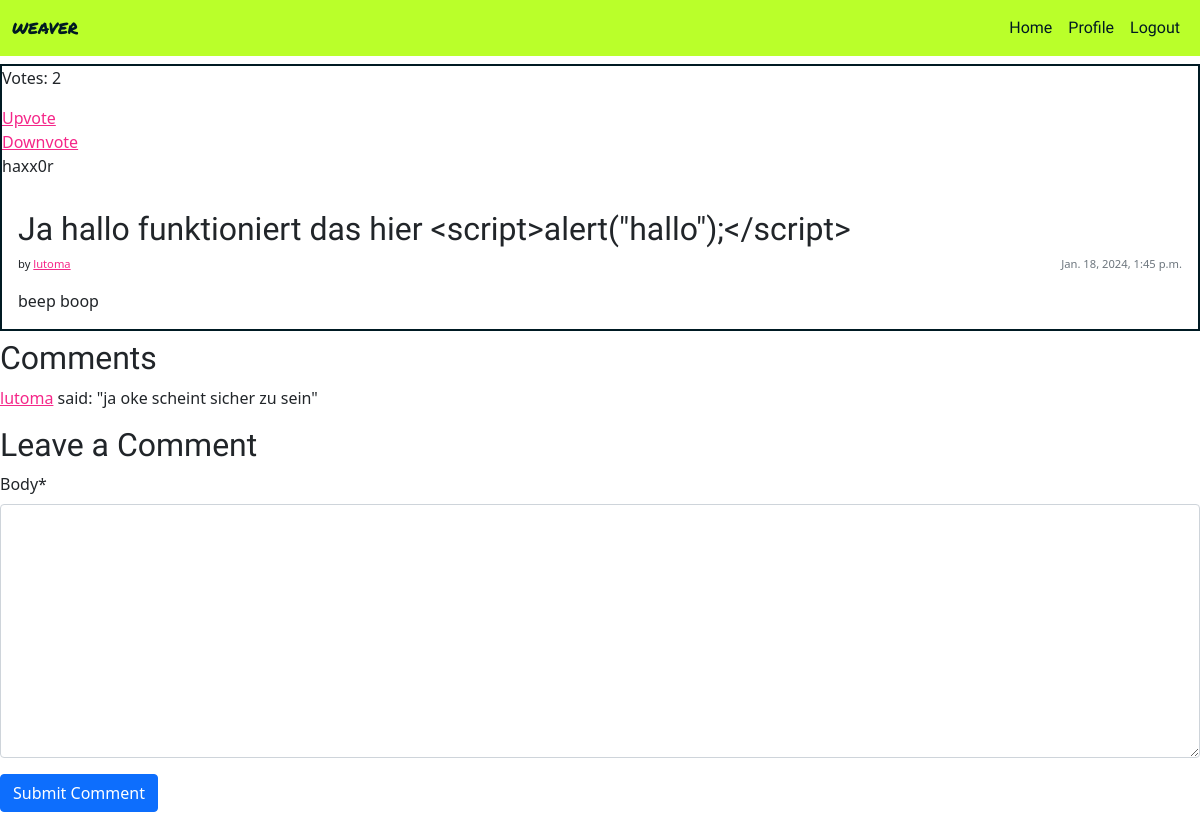
The app's page /thread/ja-hallo-funktioniert-das-hier-scriptalerthalloscript/ (signed in), older data.
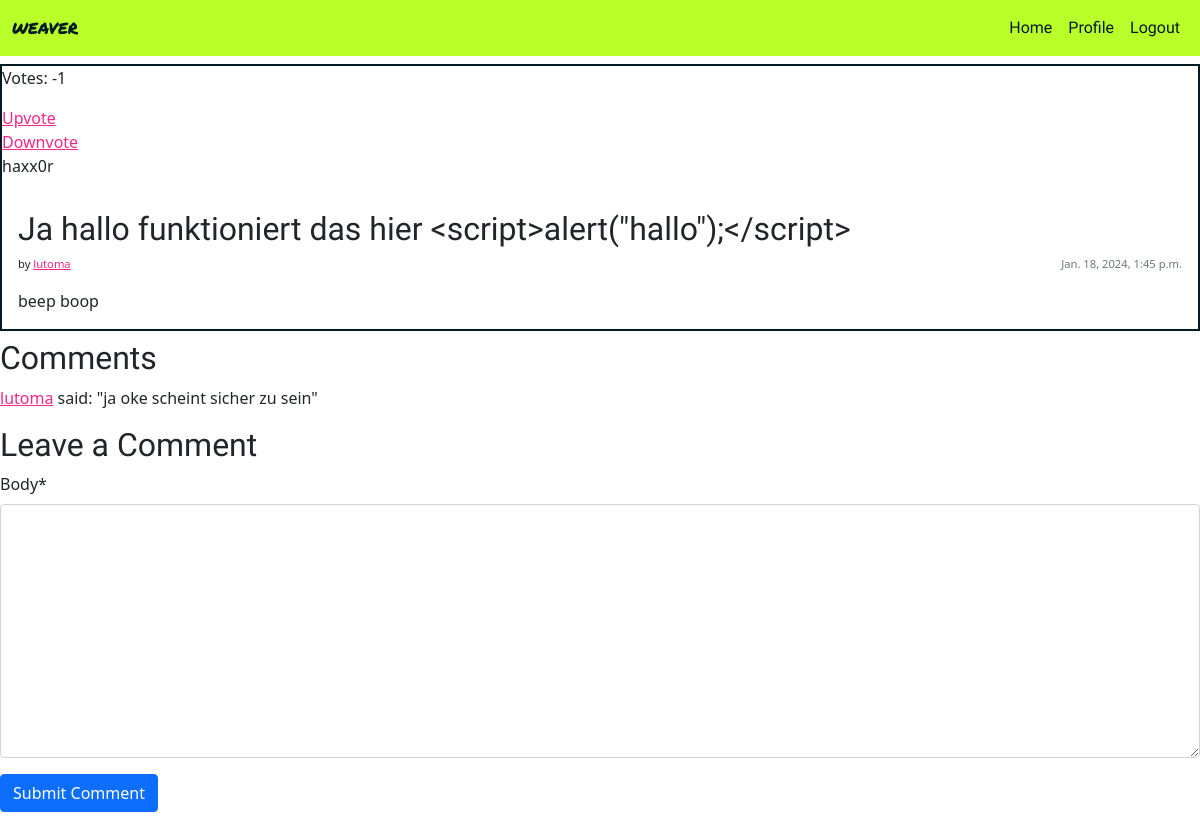
The same page, newer data.
### weave_manager/models.py (models this page shows, shortened)
class Thread(models.Model):
    title = models.CharField(max_length=200, unique=True)
    slug = models.SlugField(max_length=200, unique=True)
    author = models.ForeignKey(settings.AUTH_USER_MODEL,
        on_delete=models.CASCADE, related_name="posts")
    content = models.TextField()
    votes = models.IntegerField(default=0)
    created_on = models.DateTimeField(auto_now_add=True)
    status = models.IntegerField(choices=STATUS, default=0)
    tags = TaggableManager()
    class Meta:
        ordering = ["-created_on"]

### authentication/models.py (models this page shows)
class User(AbstractUser):
    bio = models.CharField(max_length=200, unique=False)
    created_on = models.DateTimeField(auto_now_add=True)
    profile_pic = models.ImageField(null=True, blank=True)

### weave_manager/views.py (the view)
# urls.py: path('thread/<slug:slug>/', ThreadDetailView.as_view(), name='thread_detail'),
class ThreadDetailView(DetailView):
    model = Thread
    template_name = 'thread_detail.html'
    context_object_name = 'thread'
    def get_context_data(self, **kwargs):
        context = super().get_context_data(**kwargs)
        context['comment_form'] = CommentForm()
        context['comments'] = self.object.comments.all()  # Retrieve comments for the thread
        return context

### weave_manager/forms.py
class CommentForm(forms.ModelForm):
    class Meta:
        model = Comment
        fields = ['body']
    def __init__(self, *args, **kwargs):
        super().__init__(*args, **kwargs)
        self.helper = FormHelper()
        self.helper.form_method = 'post'
        self.helper.add_input(Submit('submit', 'Submit Comment'))

### weave_manager/templates/thread_detail.html (shortened to what this page needs)
{% extends "base.html" %}
{% load crispy_forms_tags %}
{% block content %}
<div class="card my-2">
    {% if request.user.is_authenticated %}
    <p>Votes: {{ thread.votes }}</p>
    <a href="{% url 'upvote_thread' thread_id=thread.id %}">Upvote</a>
    <a href="{% url 'downvote_thread' thread_id=thread.id %}">Downvote</a>
    {% endif %}
    {% for tag in thread.tags.all %}
    <p>{{ tag }}</p>
    {% endfor %}
    <div class="card-body d-flex flex-column">
        <h2 class="card-title">{{ thread.title }}</h2>
        <div class="d-flex flex-row justify-content-between">
            <p class="fs-7">by <a href="{% url 'user_profile' username=thread.author %}">{{ thread.author }}</a></p>
            <p class="card-text text-muted fs-7">{{ thread.created_on }}</p>
        </div>
        <p class="card-text">{{ thread.content }}</p>
    </div>
</div>
<h2>Comments</h2>
{% for comment in comments %}
<div class="comment">
    <p><a href="{% url 'user_profile' username=comment.author %}">{{ comment.author }}</a> said: "{{ comment.body }}"</p>
</div>
{% endfor %}
{% if request.user.is_authenticated %}
<h2>Leave a Comment</h2>
<form method="post" action="{% url 'add_comment' thread.slug %}">
    {% crispy comment_form %}
</form>
{% endif %}
{% endblock %}

Row changes from the older to the newer data that the page shows:
changed Thread "Ja hallo funktioniert das hier <script>alert(\"hallo\");</script>": votes "2" → "-1"
